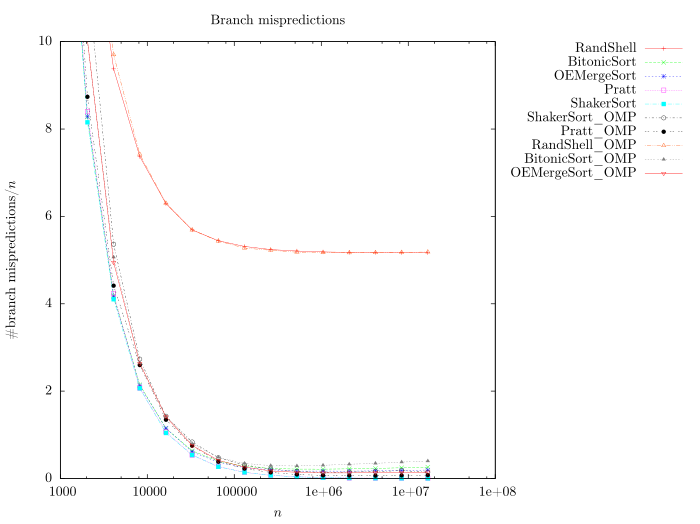

Write the gnuplot code that produced this figure.
set autoscale
set key out
set key right top
set term epslatex size 7, 5.24 standalone color colortext 10
set output 'branch-misses.tex'
unset label                            # remove any previous labels
set xtic auto                          # set xtics automatically
set ytic auto                          # set ytics automatically
set title 'Branch mispredictions'
set xlabel '$n$'
set ylabel '\#branch mispredictions/$n$'
set logscale x
set yrange [0:10]


plot  	'RShellSortPure.res' using 1:($3/$1) title 'RandShell' with linespoints, \
		'BitonicSort.res' using 1:($3/$1) title 'BitonicSort' with linespoints, \
		'OddEvenMergeSort.res' using 1:($3/$1) title 'OEMergeSort' with linespoints, \
		'Pratt.res' using 1:($3/$1) title 'Pratt' with linespoints, \
		'ShakerSort.res' using 1:($3/$1) title 'ShakerSort' with linespoints, \
		'ShakerSortOMP.res' using 1:($3/$1) title 'ShakerSort\_OMP' with linespoints linecolor 0, \
		'PrattOMP.res' using 1:($3/$1) title 'Pratt\_OMP' with linespoints, \
		'RShellSortPureOMP.res' using 1:($3/$1) title 'RandShell\_OMP' with linespoints, \
		'BitonicSortOMP.res' using 1:($3/$1) title 'BitonicSort\_OMP' with linespoints, \
		'OddEvenMergeSortOMP.res' using 1:($3/$1) title 'OEMergeSort\_OMP' with linespoints
